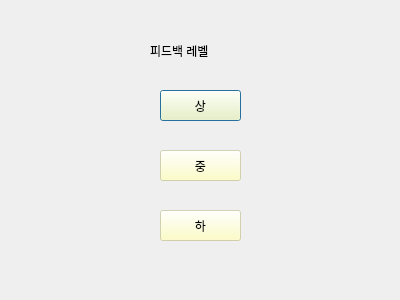
<?xml version="1.0" encoding="UTF-8"?>
<ui version="4.0">
 <class>Dialog</class>
 <widget class="QDialog" name="Dialog">
  <property name="geometry">
   <rect>
    <x>0</x>
    <y>0</y>
    <width>400</width>
    <height>300</height>
   </rect>
  </property>
  <property name="windowTitle">
   <string>Dialog</string>
  </property>
  <property name="styleSheet">
   <string notr="true">background:url(:/newPrefix/image.jfif)</string>
  </property>
  <widget class="QLabel" name="label">
   <property name="geometry">
    <rect>
     <x>150</x>
     <y>40</y>
     <width>101</width>
     <height>21</height>
    </rect>
   </property>
   <property name="styleSheet">
    <string notr="true">font: 16pt &quot;-다정&quot;;
background:rgba(254, 255, 185,0)</string>
   </property>
   <property name="text">
    <string>피드백 레벨</string>
   </property>
  </widget>
  <widget class="QPushButton" name="high">
   <property name="geometry">
    <rect>
     <x>160</x>
     <y>90</y>
     <width>81</width>
     <height>31</height>
    </rect>
   </property>
   <property name="styleSheet">
    <string notr="true">font: 16pt &quot;-다정&quot;;
background:rgba(254, 255, 185,150)</string>
   </property>
   <property name="text">
    <string>상</string>
   </property>
  </widget>
  <widget class="QPushButton" name="middle">
   <property name="geometry">
    <rect>
     <x>160</x>
     <y>150</y>
     <width>81</width>
     <height>31</height>
    </rect>
   </property>
   <property name="styleSheet">
    <string notr="true">font: 16pt &quot;-다정&quot;;
background:rgba(254, 255, 185,150)</string>
   </property>
   <property name="text">
    <string>중</string>
   </property>
  </widget>
  <widget class="QPushButton" name="low">
   <property name="geometry">
    <rect>
     <x>160</x>
     <y>210</y>
     <width>81</width>
     <height>31</height>
    </rect>
   </property>
   <property name="styleSheet">
    <string notr="true">font: 16pt &quot;-다정&quot;;
background:rgba(254, 255, 185,150)</string>
   </property>
   <property name="text">
    <string>하</string>
   </property>
  </widget>
 </widget>
 <resources>
  <include location="background7.qrc"/>
 </resources>
 <connections/>
</ui>
